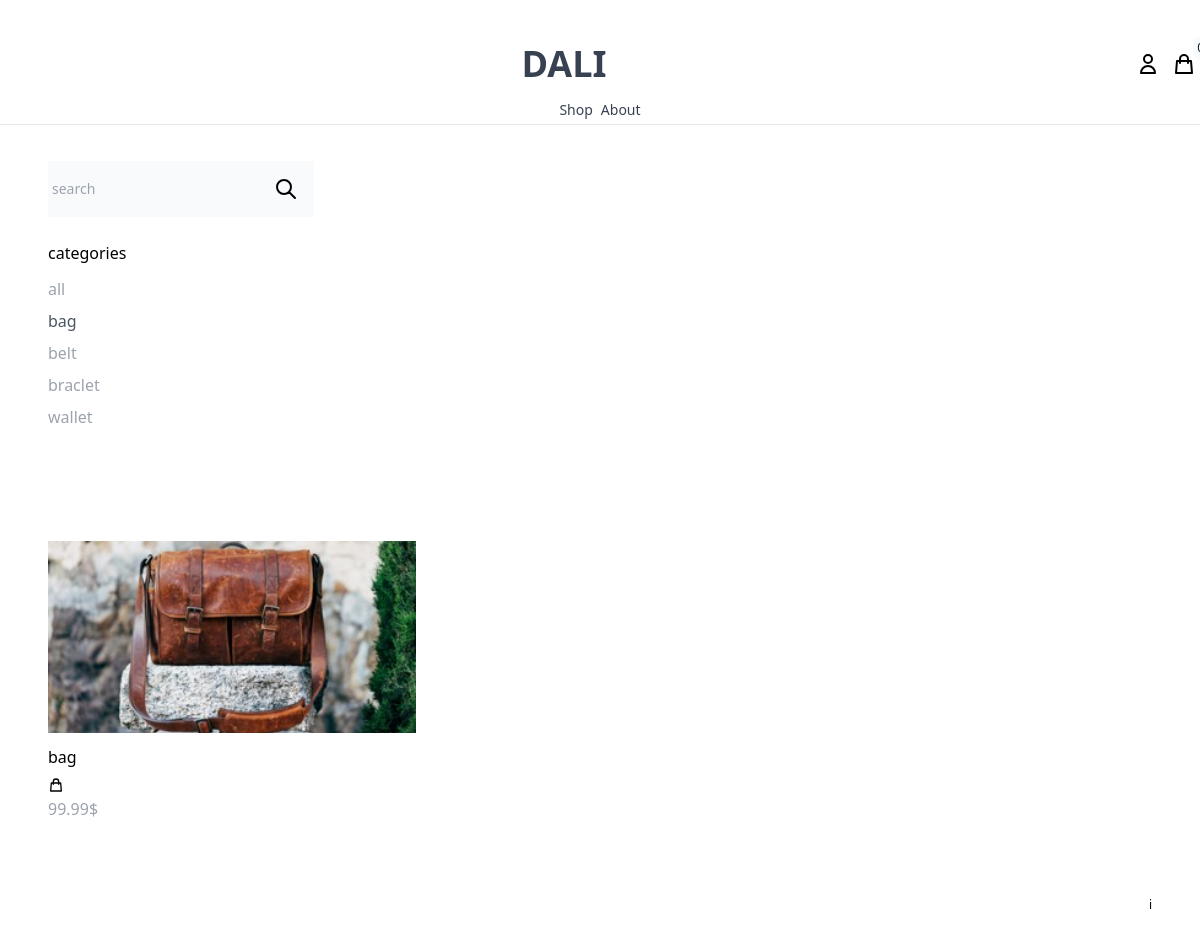
The page /shop/?category=bag on the database its author committed.
### product/models.py (models this page shows, shortened)
class Category(models.Model):
    name = models.CharField(max_length=255)
    slug = models.SlugField()
    class Meta:
        ordering = ('name',)

class Product(models.Model):
    category = models.ForeignKey(Category, related_name='products', on_delete=models.CASCADE) #on delete cascade is used to delete the category if the product is deleted
    name = models.CharField(max_length=255)
    slug = models.SlugField()
    description = models.TextField(blank=True, null=True)                        #description
    price = models.IntegerField()                                                #price in cents
    created_at = models.DateTimeField(auto_now_add=True)                         #when created , automatically createated
    image = models.ImageField(upload_to='uploads/', blank=True, null=True)       #upload_to - img saving folder
    thumbnail = models.ImageField(upload_to='uploads/', blank=True, null=True)   #upload_to - img saving folder
    class Meta:
        ordering = ('-created_at',)                                             #to see creation date
    def get_display_price(self):
        return self.price / 100                                                 # to see price in  $ converted from cents
    def get_thumbnail(self):                                                    #get the thumbnail or check if it exists
        if self.thumbnail:
            return self.thumbnail.url                                           # type: ignore

### core/views.py (the view)
# urls.py: path('shop/', shop, name='shop'),
def  shop(request):
    categories = Category.objects.all() #get all categories
    products = Product.objects.all() #get all products
    active_category = request.GET.get('category', '') #get the category from the url
    if active_category:
        products = products.filter(category__slug=active_category) #filters the products by category
    query = request.GET.get('query', '') #get the query from the url
    if query:
        products = products.filter(Q(name__icontains = query) | Q(description__icontains=query)) #icontains = insensitive  capital case, Q describtion is for similar search
    context = {'categories': categories,
               'products': products,
               'active_category': active_category
               }
    return render(request, 'core/shop.html', context) #render the shop page

### cart/cart.py (called while the page is built)
    def __len__(self):                                                  #get the length of the cart, how many items are in the cart
        return sum(item['quantity'] for item in self.cart.values())     #return the number of items in the cart

### cart/context_processors.py (called while the page is built)
def cart(request):
    cart = Cart(request)
    return {'cart': cart}   #pass the cart to the template

### core/Templates/core/shop.html (shortened to what this page needs)
{% extends "core/base.html"%}
{%block content%}
<div class="max-w-6xl mx-auto flex-wrap item-start py-6 px-6 xl:px-0 ">
  <div class="filters w-full lg:w-1/4">
    <form method="get" action=".">
      <div class="flex text-sm ">
        <input
          name="query"
          type="text"
          class="p-1 bg-gray-50 focus:outline-none "
          placeholder="search"
        />
        <button class="p-4 bg-gray-50 border-0">
          <svg
            xmlns="http://www.w3.org/2000/svg"
            class="h-6 w-6"
            fill="none"
            viewBox="0 0 24 24"
            stroke="currentColor"
            stroke-width="2"
          >
            <path
              stroke-linecap="round"
              stroke-linejoin="round"
              d="M21 21l-6-6m2-5a7 7 0 11-14 0 7 7 0 0114 0z"
            />
          </svg>
        </button>
      </div>
    </form>
    <h3 class="mt-6 mb-3">categories</h3>
    <ul class="space-y-2">
      <li>
        <a
          href="{% url 'shop' %}"
          class="{% if not active_category%}text-gray-600{%else%}text-gray-400 {%endif%}"
          >all</a
        >
      </li>
      {% for category in categories %}
      <li>
        <a
          href="{% url 'shop' %}?category={{category.slug}}"
          class="{% if category.slug == active_category%}text-gray-600{%else%}text-gray-400 {%endif%}"
          >{{category.name}}</a
        >
      </li>
      {% endfor %}
    </ul>
  </div>
  <div class="products w-full lg:w-4/4 -mt-4 flex items-baseline flex-wrap mt-20 ">
    {% for product in products %}
    {%include "product/partials/product_list_item.html"%}
    {% endfor %}
  </div>
</div>
{%endblock%}

### product/templates/product/partials/product_list_item.html
<div class="w-full md:w-1/3 xl:w-1/4 mt-8 mr-10">
  <a href="{% url 'product' product.slug %}" class="">
    <img
      class="h-48 w-full object-cover   "
      src="{{product.get_thumbnail}}"
      alt=""
    />
  </a>
  <div class="pt-3 justify-between items-center">
    <a href="{% url 'product' product.slug %}">{{product.name}}</a>
    <a
      href="#"
      hx-get="{% url 'add_to_cart' product.id %}"
      hx-target="#menu-cart-button"
      hx-swap="outerHTML"
      class="text-black-2000 hover:text-gray-400"
    >
      <svg
        xmlns="http://www.w3.org/2000/svg"
        class="h-4 w-4 mt-2"
        fill="none"
        viewBox="0 0 24 24"
        stroke="currentColor"
      >
        <path
          stroke-linecap="round"
          stroke-linejoin="round"
          stroke-width="2"
          d="M16 11V7a4 4 0 00-8 0v4M5 9h14l1 12H4L5 9z"
        />
      </svg>
    </a>
  </div>
  <p class="pt-1 text-gray-400">{{product.get_display_price }}$</p>
</div>

### rows shown on the page
Category: name "bag"
Category: name "belt"
Category: name "braclet"
Category: name "wallet"
Product: get_thumbnail (picture), name "bag", get_display_price "99.99"
